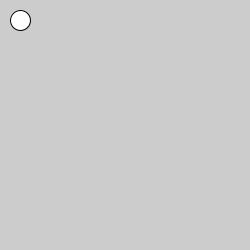
Frame 1 (no input)
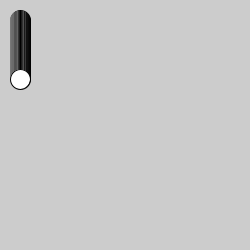
Frame 60 (the mouse pressed at the canvas centre just before this capture)
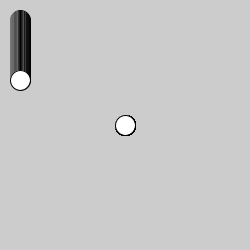
Frame 120 (the mouse held since frame 60 and released just before this capture)

The Processing sketch that drew these frames (run headless with seeded random() and noise(); from frame 60 on, the mouse is pressed at the canvas centre):

// Processing sketch: processing_106847
// ── processing_106847.pde

void setup() {
    size(250,250);
}

int x = 20;
int y = 20;
int dx = 0;
int dy = 1;

void draw() {
    ellipse(x,y,20,20);
    
    y += dy;
    
    if (y > 250) {
        dy = -dy;
    }
    if (y < 0) {
        dy = -dy;
    }

    if(mousePressed){
        x = mouseX;
        y = mouseY;
    }
}
